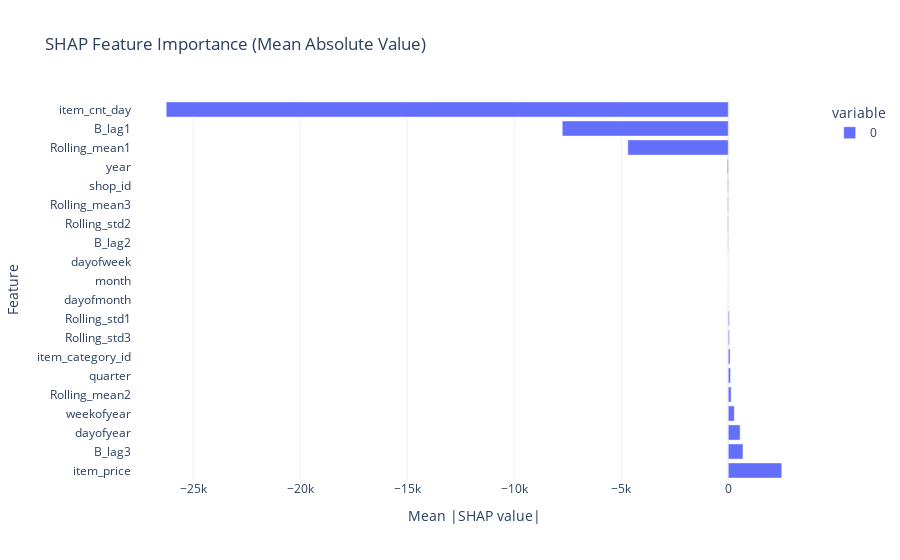

Notebook source saved alongside this figure:
### Markdown cell above
## Shap Values

### Code cell
import shap

# Compute the SHAP Values
explainer = shap.TreeExplainer(model)
shap_values = explainer.shap_values(
    X_test
)  # Tell which features were the most important in the prediction
shap_df = pd.DataFrame(shap_values, columns=X_test.columns)

# Plot SHAP Values
shap_importance = shap_df.mean().sort_values(
    ascending=False
)  # .sort_values(ascending=False).abs()
fig = px.bar(
    shap_importance,
    orientation="h",
    title="SHAP Feature Importance (Mean Absolute Value)",
    labels={"value": "Mean |SHAP value|", "index": "Feature"},
)
fig.update_layout(template="plotly_white")
fig.show()

### Figure 1 — Plotly figure (JSON) as saved in the notebook; plotly's stock layout.template omitted (floating-point values rounded to 4 significant figures)
{"data": [{"alignmentgroup": "True", "hovertemplate": "variable=0<br>Mean |SHAP value|=%{x}<br>Feature=%{y}<extra></extra>", "legendgroup": "0", "marker": {"color": "#636efa", "pattern": {"shape": ""}}, "name": "0", "offsetgroup": "0", "orientation": "h", "showlegend": true, "textposition": "auto", "type": "bar", "x": [2501.0, 689.3, 554.5, 283.8, 135.3, 108.2, 86.37, 50.83, 47.61, 7.418, -2.486, -4.806, -18.52, -29.33, -31.95, -32.97, -48.87, -4696.0, -7757.0, -26260.0], "xaxis": "x", "y": ["item_price", "B_lag3", "dayofyear", "weekofyear", "Rolling_mean2", "quarter", "item_category_id", "Rolling_std3", "Rolling_std1", "dayofmonth", "month", "dayofweek", "B_lag2", "Rolling_std2", "Rolling_mean3", "shop_id", "year", "Rolling_mean1", "B_lag1", "item_cnt_day"], "yaxis": "y"}], "layout": {"barmode": "relative", "legend": {"title": {"text": "variable"}, "tracegroupgap": 0}, "title": {"text": "SHAP Feature Importance (Mean Absolute Value)"}, "xaxis": {"anchor": "y", "domain": [0, 1], "title": {"text": "Mean |SHAP value|"}}, "yaxis": {"anchor": "x", "domain": [0, 1], "title": {"text": "Feature"}}}}
